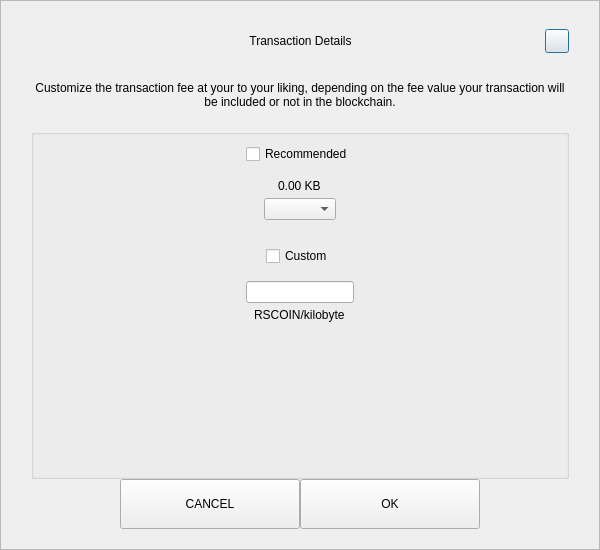
<?xml version="1.0" encoding="UTF-8"?>
<ui version="4.0">
 <class>SendCustomFeeDialog</class>
 <widget class="QDialog" name="SendCustomFeeDialog">
  <property name="geometry">
   <rect>
    <x>0</x>
    <y>0</y>
    <width>600</width>
    <height>550</height>
   </rect>
  </property>
  <property name="windowTitle">
   <string>Form</string>
  </property>
  <layout class="QVBoxLayout" name="verticalLayout_3">
   <property name="spacing">
    <number>0</number>
   </property>
   <property name="leftMargin">
    <number>0</number>
   </property>
   <property name="topMargin">
    <number>0</number>
   </property>
   <property name="rightMargin">
    <number>0</number>
   </property>
   <property name="bottomMargin">
    <number>0</number>
   </property>
   <item>
    <widget class="QFrame" name="frame">
     <property name="styleSheet">
      <string notr="true"/>
     </property>
     <property name="frameShape">
      <enum>QFrame::StyledPanel</enum>
     </property>
     <property name="frameShadow">
      <enum>QFrame::Raised</enum>
     </property>
     <layout class="QVBoxLayout" name="verticalLayout_2">
      <property name="spacing">
       <number>0</number>
      </property>
      <property name="leftMargin">
       <number>30</number>
      </property>
      <property name="topMargin">
       <number>20</number>
      </property>
      <property name="rightMargin">
       <number>30</number>
      </property>
      <property name="bottomMargin">
       <number>20</number>
      </property>
      <item>
       <layout class="QHBoxLayout" name="horizontalLayout_3">
        <property name="spacing">
         <number>0</number>
        </property>
        <item>
         <spacer name="horizontalSpacer_21">
          <property name="orientation">
           <enum>Qt::Horizontal</enum>
          </property>
          <property name="sizeHint" stdset="0">
           <size>
            <width>40</width>
            <height>20</height>
           </size>
          </property>
         </spacer>
        </item>
        <item>
         <widget class="QLabel" name="labelTitle">
          <property name="minimumSize">
           <size>
            <width>0</width>
            <height>40</height>
           </size>
          </property>
          <property name="maximumSize">
           <size>
            <width>16777215</width>
            <height>40</height>
           </size>
          </property>
          <property name="styleSheet">
           <string notr="true">padding-left:24px;</string>
          </property>
          <property name="text">
           <string>Transaction Details</string>
          </property>
          <property name="alignment">
           <set>Qt::AlignCenter</set>
          </property>
          <property name="margin">
           <number>7</number>
          </property>
         </widget>
        </item>
        <item>
         <spacer name="horizontalSpacer">
          <property name="orientation">
           <enum>Qt::Horizontal</enum>
          </property>
          <property name="sizeHint" stdset="0">
           <size>
            <width>40</width>
            <height>20</height>
           </size>
          </property>
         </spacer>
        </item>
        <item>
         <widget class="QPushButton" name="btnEsc">
          <property name="minimumSize">
           <size>
            <width>24</width>
            <height>24</height>
           </size>
          </property>
          <property name="maximumSize">
           <size>
            <width>24</width>
            <height>24</height>
           </size>
          </property>
          <property name="text">
           <string/>
          </property>
         </widget>
        </item>
       </layout>
      </item>
      <item>
       <spacer name="verticalSpacer_2">
        <property name="orientation">
         <enum>Qt::Vertical</enum>
        </property>
        <property name="sizeType">
         <enum>QSizePolicy::Fixed</enum>
        </property>
        <property name="sizeHint" stdset="0">
         <size>
          <width>20</width>
          <height>20</height>
         </size>
        </property>
       </spacer>
      </item>
      <item>
       <widget class="QLabel" name="labelMessage">
        <property name="text">
         <string>Customize the transaction fee at your to your liking, depending on the fee value your transaction will be included or not in the blockchain.</string>
        </property>
        <property name="alignment">
         <set>Qt::AlignCenter</set>
        </property>
        <property name="wordWrap">
         <bool>true</bool>
        </property>
       </widget>
      </item>
      <item>
       <spacer name="verticalSpacer_3">
        <property name="orientation">
         <enum>Qt::Vertical</enum>
        </property>
        <property name="sizeType">
         <enum>QSizePolicy::Fixed</enum>
        </property>
        <property name="sizeHint" stdset="0">
         <size>
          <width>20</width>
          <height>20</height>
         </size>
        </property>
       </spacer>
      </item>
      <item>
       <widget class="QGroupBox" name="groupBox">
        <property name="title">
         <string/>
        </property>
        <layout class="QVBoxLayout" name="verticalLayout">
         <property name="leftMargin">
          <number>12</number>
         </property>
         <property name="rightMargin">
          <number>12</number>
         </property>
         <item>
          <layout class="QVBoxLayout" name="verticalLayout_4">
           <property name="spacing">
            <number>5</number>
           </property>
           <item alignment="Qt::AlignHCenter">
            <widget class="QCheckBox" name="checkBoxRecommended">
             <property name="text">
              <string>Recommended</string>
             </property>
            </widget>
           </item>
           <item>
            <spacer name="verticalSpacer_5">
             <property name="orientation">
              <enum>Qt::Vertical</enum>
             </property>
             <property name="sizeType">
              <enum>QSizePolicy::Fixed</enum>
             </property>
             <property name="sizeHint" stdset="0">
              <size>
               <width>20</width>
               <height>10</height>
              </size>
             </property>
            </spacer>
           </item>
           <item alignment="Qt::AlignHCenter">
            <widget class="QLabel" name="labelFee">
             <property name="text">
              <string>0.00 KB</string>
             </property>
            </widget>
           </item>
           <item alignment="Qt::AlignHCenter">
            <widget class="QComboBox" name="comboBoxRecommended"/>
           </item>
          </layout>
         </item>
         <item>
          <spacer name="verticalSpacer">
           <property name="orientation">
            <enum>Qt::Vertical</enum>
           </property>
           <property name="sizeType">
            <enum>QSizePolicy::Fixed</enum>
           </property>
           <property name="sizeHint" stdset="0">
            <size>
             <width>20</width>
             <height>20</height>
            </size>
           </property>
          </spacer>
         </item>
         <item>
          <layout class="QVBoxLayout" name="verticalLayout_5">
           <property name="spacing">
            <number>5</number>
           </property>
           <item alignment="Qt::AlignHCenter">
            <widget class="QCheckBox" name="checkBoxCustom">
             <property name="text">
              <string>Custom</string>
             </property>
            </widget>
           </item>
           <item>
            <spacer name="verticalSpacer_6">
             <property name="orientation">
              <enum>Qt::Vertical</enum>
             </property>
             <property name="sizeType">
              <enum>QSizePolicy::Fixed</enum>
             </property>
             <property name="sizeHint" stdset="0">
              <size>
               <width>20</width>
               <height>10</height>
              </size>
             </property>
            </spacer>
           </item>
           <item alignment="Qt::AlignHCenter">
            <widget class="QLineEdit" name="lineEditCustomFee"/>
           </item>
           <item alignment="Qt::AlignHCenter">
            <widget class="QLabel" name="labelCustomFee">
             <property name="text">
              <string>RSCOIN/kilobyte</string>
             </property>
            </widget>
           </item>
          </layout>
         </item>
         <item>
          <spacer name="verticalSpacer_4">
           <property name="orientation">
            <enum>Qt::Vertical</enum>
           </property>
           <property name="sizeHint" stdset="0">
            <size>
             <width>20</width>
             <height>40</height>
            </size>
           </property>
          </spacer>
         </item>
        </layout>
       </widget>
      </item>
      <item>
       <layout class="QHBoxLayout" name="horizontalLayout" stretch="1,2,2,1">
        <item>
         <spacer name="horizontalSpacer1">
          <property name="orientation">
           <enum>Qt::Horizontal</enum>
          </property>
          <property name="sizeHint" stdset="0">
           <size>
            <width>40</width>
            <height>20</height>
           </size>
          </property>
         </spacer>
        </item>
        <item>
         <widget class="QPushButton" name="btnCancel">
          <property name="minimumSize">
           <size>
            <width>180</width>
            <height>50</height>
           </size>
          </property>
          <property name="focusPolicy">
           <enum>Qt::NoFocus</enum>
          </property>
          <property name="text">
           <string>CANCEL</string>
          </property>
         </widget>
        </item>
        <item>
         <widget class="QPushButton" name="btnSave">
          <property name="minimumSize">
           <size>
            <width>180</width>
            <height>50</height>
           </size>
          </property>
          <property name="focusPolicy">
           <enum>Qt::NoFocus</enum>
          </property>
          <property name="text">
           <string>OK</string>
          </property>
         </widget>
        </item>
        <item>
         <spacer name="horizontalSpacer_2">
          <property name="orientation">
           <enum>Qt::Horizontal</enum>
          </property>
          <property name="sizeHint" stdset="0">
           <size>
            <width>40</width>
            <height>20</height>
           </size>
          </property>
         </spacer>
        </item>
       </layout>
      </item>
     </layout>
    </widget>
   </item>
  </layout>
 </widget>
 <resources/>
 <connections/>
</ui>
